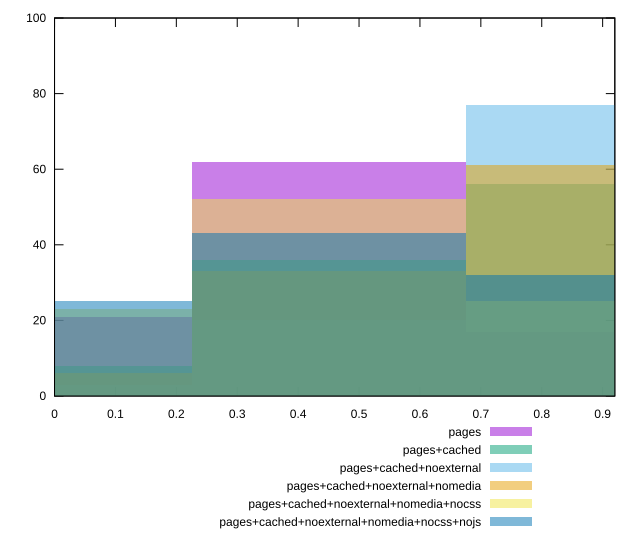

This figure's gnuplot source:
reset

$pages <<EOF
0 21
0.45021923650876866 62
0.9004384730175373 17
EOF

$pagesCached <<EOF
0.45021923650876866 36
0.9004384730175373 56
0 8
EOF

$pagesCachedNoexternal <<EOF
0.9004384730175373 77
0.45021923650876866 20
0 3
EOF

$pagesCachedNoexternalNomedia <<EOF
0.9004384730175373 61
0.45021923650876866 33
0 6
EOF

$pagesCachedNoexternalNomediaNocss <<EOF
0.45021923650876866 52
0 23
0.9004384730175373 25
EOF

$pagesCachedNoexternalNomediaNocssNojs <<EOF
0.45021923650876866 43
0.9004384730175373 32
0 25
EOF

set key outside below
set boxwidth 0.45021923650876866
set xrange [0:0.92]
set yrange [0:100]
set trange [0:100]
set style fill transparent solid 0.5 noborder
set terminal svg size 640, 540 enhanced background rgb 'white'
set output "reprap/estimated-input-latency/comparison/histogram/all_score.svg"

plot $pages title "pages" with boxes, \
     $pagesCached title "pages+cached" with boxes, \
     $pagesCachedNoexternal title "pages+cached+noexternal" with boxes, \
     $pagesCachedNoexternalNomedia title "pages+cached+noexternal+nomedia" with boxes, \
     $pagesCachedNoexternalNomediaNocss title "pages+cached+noexternal+nomedia+nocss" with boxes, \
     $pagesCachedNoexternalNomediaNocssNojs title "pages+cached+noexternal+nomedia+nocss+nojs" with boxes

reset
